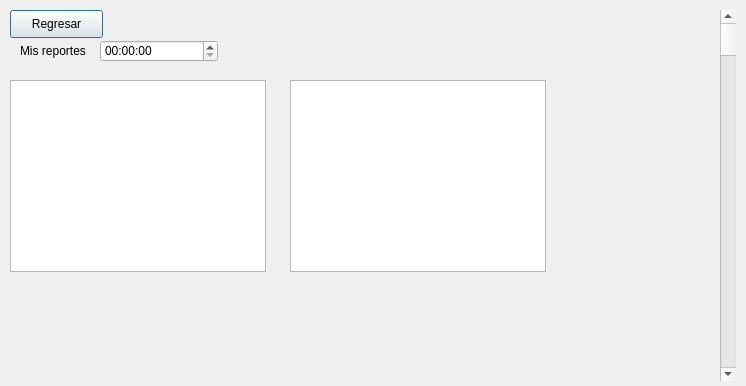
<?xml version="1.0" encoding="UTF-8"?>
<ui version="4.0">
 <class>Dialog</class>
 <widget class="QDialog" name="Dialog">
  <property name="geometry">
   <rect>
    <x>0</x>
    <y>0</y>
    <width>746</width>
    <height>386</height>
   </rect>
  </property>
  <property name="windowTitle">
   <string>Dialog</string>
  </property>
  <widget class="QPushButton" name="pushButton">
   <property name="geometry">
    <rect>
     <x>10</x>
     <y>10</y>
     <width>93</width>
     <height>28</height>
    </rect>
   </property>
   <property name="text">
    <string>Regresar</string>
   </property>
  </widget>
  <widget class="QTimeEdit" name="timeEdit">
   <property name="geometry">
    <rect>
     <x>100</x>
     <y>40</y>
     <width>118</width>
     <height>22</height>
    </rect>
   </property>
  </widget>
  <widget class="QScrollBar" name="verticalScrollBar">
   <property name="geometry">
    <rect>
     <x>720</x>
     <y>10</y>
     <width>16</width>
     <height>371</height>
    </rect>
   </property>
   <property name="orientation">
    <enum>Qt::Vertical</enum>
   </property>
  </widget>
  <widget class="QListView" name="listView">
   <property name="geometry">
    <rect>
     <x>10</x>
     <y>80</y>
     <width>256</width>
     <height>192</height>
    </rect>
   </property>
  </widget>
  <widget class="QListView" name="listView_2">
   <property name="geometry">
    <rect>
     <x>290</x>
     <y>80</y>
     <width>256</width>
     <height>192</height>
    </rect>
   </property>
  </widget>
  <widget class="QLabel" name="label">
   <property name="geometry">
    <rect>
     <x>20</x>
     <y>40</y>
     <width>81</width>
     <height>21</height>
    </rect>
   </property>
   <property name="text">
    <string>Mis reportes</string>
   </property>
  </widget>
  <zorder>pushButton</zorder>
  <zorder>timeEdit</zorder>
  <zorder>verticalScrollBar</zorder>
  <zorder>listView_2</zorder>
  <zorder>label</zorder>
  <zorder>listView</zorder>
 </widget>
 <resources/>
 <connections/>
</ui>
